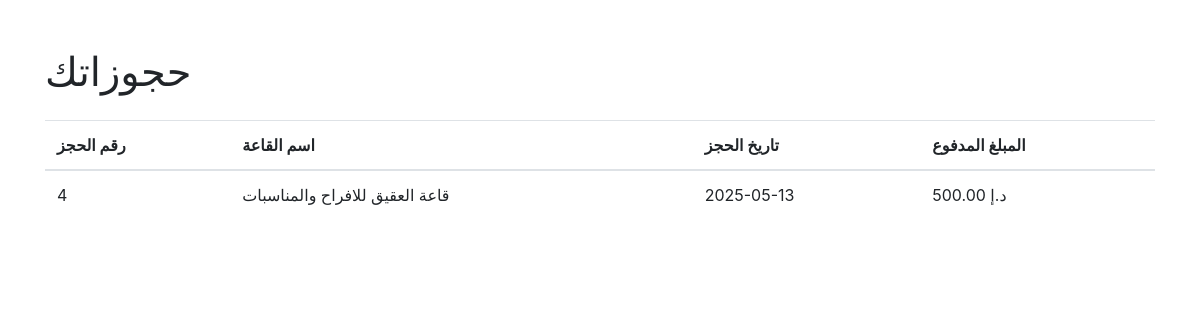
Page /manage_bookings.php (signed in) on the committed database.
### tables this page shows
CREATE TABLE `bookings` (
  `id` int(11) NOT NULL,
  `hall_id` int(11) NOT NULL,
  `user_id` int(11) NOT NULL,
  `booking_date` date NOT NULL,
  `amount_paid` decimal(10,2) NOT NULL
);

CREATE TABLE `halls` (
  `id` int(11) NOT NULL,
  `name` varchar(255) NOT NULL,
  `price` decimal(10,2) NOT NULL,
  `location` varchar(255) DEFAULT NULL,
  `capacity` int(11) DEFAULT NULL,
  `bank_account_number` varchar(50) DEFAULT NULL,
  `bank_name` varchar(100) DEFAULT NULL,
  `image_url` varchar(255) DEFAULT NULL
);

### manage_bookings.php (the view, shortened to what this page needs)
<?php
$conn = new mysqli('localhost', 'root', '', 'wedding_halls');
$user_id = $_SESSION['user_id'];
$stmt = $conn->prepare("SELECT
    b.id,
    b.booking_date,
    h.name AS hall_name,
    b.amount_paid
FROM bookings b
JOIN halls h ON b.hall_id = h.id
WHERE b.user_id = ?");
$stmt->bind_param("i", $user_id);
$stmt->execute();
$result = $stmt->get_result();
?>
<!DOCTYPE html>
<html lang="ar">
<head>
    <link rel="stylesheet" href="https://stackpath.bootstrapcdn.com/bootstrap/4.5.2/css/bootstrap.min.css">
</head>
<body>
    <div class="container mt-5">
        <h1>حجوزاتك</h1>
        <table class="table mt-4">
            <thead>
                <tr>
                    <th>رقم الحجز</th>
                    <th>اسم القاعة</th>
                    <th>تاريخ الحجز</th>
                    <th>المبلغ المدفوع</th>
                </tr>
            </thead>
            <tbody>
                <?php while ($row = $result->fetch_assoc()): ?>
                    <tr>
                        <td><?= htmlspecialchars($row['id']) ?></td>
                        <td><?= htmlspecialchars($row['hall_name']) ?></td>
                        <td><?= htmlspecialchars($row['booking_date']) ?></td>
                        <td><?= htmlspecialchars($row['amount_paid']) ?> د.إ</td>
                    </tr>
                <?php endwhile; ?>
            </tbody>
        </table>
    </div>
</body>
</html>

### rows in the picture
bookings: id "4", hall.name "قاعة العقيق للافراح والمناسبات", booking_date "2025-05-13", amount_paid "500.00"
